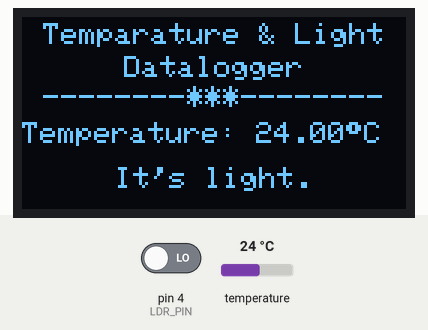
Simulated run of this sketch. Board: Arduino Uno, built with avr-gcc and run on an emulated ATmega328P. Shown: 128×64 one-colour display. The inputs (shaded band) are chosen by the test bench; at power-on: temperature 24 °C, pin 4 (LDR_PIN) LOW.

Above: at 1.3 s.
1.4 s: temperature set to 12 °C
At 2.6 s:
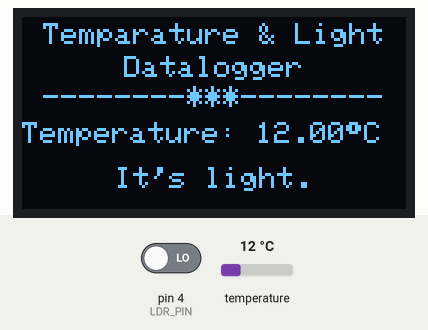
3.1 s: pin 4 (LDR_PIN) driven HIGH
At 4.2 s:
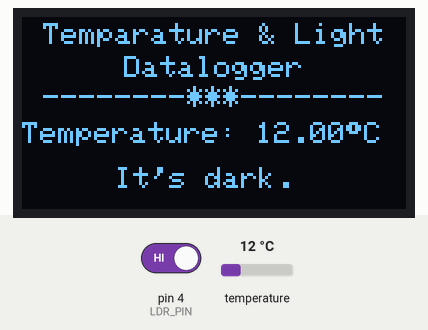
4.7 s: temperature set to 19 °C
6.3 s: pin 4 (LDR_PIN) driven LOW
At 7.3 s:
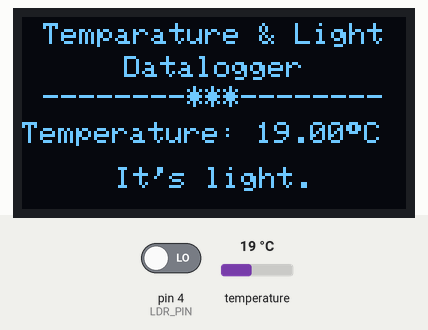
8.0 s: temperature set to 28 °C
At 8.8 s:
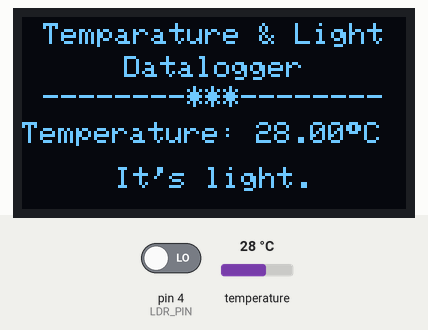
Timing chart, 0 to 10.6 s (numbered marks = the images above; inputs shaded):
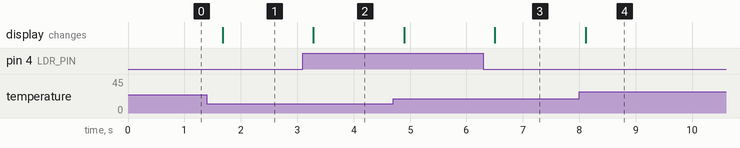

The sketch:

Temp_light_datalogger.ino
```cpp
#include <Wire.h>
#include <Adafruit_BMP280.h>
#include <Adafruit_GFX.h>
#include <Adafruit_SSD1306.h>

#define BMP_SDA 21
#define BMP_SCL 22
#define LDR_PIN 4

Adafruit_BMP280 bmp; // I2C
Adafruit_SSD1306 display(128, 64, &Wire, -1);

void setup() {
  Serial.begin(9600);
  if (!bmp.begin()) {
    Serial.println(F("Could not find a valid BMP280 sensor, check wiring!"));
    while (1);
  }
  display.begin(SSD1306_SWITCHCAPVCC, 0x3C);
  display.clearDisplay();
}

void loop() {
  float temperature = bmp.readTemperature();
  int lightLevel = digitalRead(LDR_PIN);

  display.clearDisplay();
  display.setTextSize(1);
  display.setTextColor(SSD1306_WHITE);

  int16_t x = (display.width() - 19 * 6) / 2;
  int16_t y = (display.width() - 10 * 6) / 2;
  int16_t z = (display.width() - 19 * 6) / 2;
  int16_t w = (display.width() - 11 * 6) / 2;
  display.setTextColor(SSD1306_WHITE);
  display.setCursor(x, 2);
  display.println("Temparature & Light");
  display.setCursor(y, 13);
  display.println("Datalogger");
  display.setCursor(z, 23);
  display.println("--------***--------");


  display.setCursor(0, 35);
  display.print("Temperature: ");
  display.print(temperature);
  display.print((char)247);
  display.println("C");

  display.setCursor(w, 50);
  if (lightLevel == HIGH) {
    display.println("It's dark.");
  } else {
    display.println("It's light.");
  }
  display.display();

  delay(500);
}
```

Measured:
- after the input at 1.4 s, the display: changes after 0.28 s (image 1)
- after the input at 3.1 s, the display: changes after 0.19 s (image 2)
- after the input at 6.3 s, the display: changes after 0.20 s (image 3)
- after the input at 8.0 s, the display: changes after 0.11 s (image 4)
